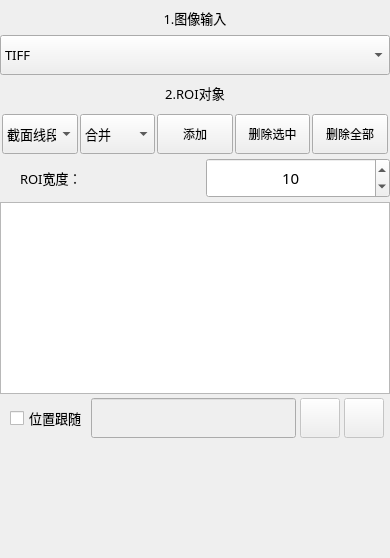
         <widget class="QWidget" name="ROITab">
          <attribute name="title">
           <string>   区域   </string>
          </attribute>
          <layout class="QVBoxLayout" name="verticalLayout">
           <property name="spacing">
            <number>0</number>
           </property>
           <property name="leftMargin">
            <number>0</number>
           </property>
           <property name="topMargin">
            <number>0</number>
           </property>
           <property name="rightMargin">
            <number>0</number>
           </property>
           <property name="bottomMargin">
            <number>0</number>
           </property>
           <item>
            <widget class="QWidget" name="groupImage_3" native="true">
             <property name="minimumSize">
              <size>
               <width>0</width>
               <height>60</height>
              </size>
             </property>
             <property name="maximumSize">
              <size>
               <width>16777215</width>
               <height>100</height>
              </size>
             </property>
             <property name="font">
              <font>
               <family>微软雅黑</family>
               <pointsize>10</pointsize>
              </font>
             </property>
             <layout class="QGridLayout" name="gridLayout_2">
              <property name="leftMargin">
               <number>0</number>
              </property>
              <property name="topMargin">
               <number>0</number>
              </property>
              <property name="rightMargin">
               <number>0</number>
              </property>
              <property name="bottomMargin">
               <number>0</number>
              </property>
              <property name="spacing">
               <number>0</number>
              </property>
              <item row="1" column="0">
               <widget class="QComboBox" name="cbx_ImgInPut">
                <property name="minimumSize">
                 <size>
                  <width>80</width>
                  <height>40</height>
                 </size>
                </property>
                <property name="font">
                 <font>
                  <family>微软雅黑</family>
                  <pointsize>10</pointsize>
                 </font>
                </property>
                <property name="focusPolicy">
                 <enum>Qt::WheelFocus</enum>
                </property>
                <property name="editable">
                 <bool>false</bool>
                </property>
                <property name="currentIndex">
                 <number>4</number>
                </property>
                <item>
                 <property name="text">
                  <string>JPG</string>
                 </property>
                </item>
                <item>
                 <property name="text">
                  <string>JPEG</string>
                 </property>
                </item>
                <item>
                 <property name="text">
                  <string>PNG</string>
                 </property>
                </item>
                <item>
                 <property name="text">
                  <string>BMP</string>
                 </property>
                </item>
                <item>
                 <property name="text">
                  <string>TIFF</string>
                 </property>
                </item>
               </widget>
              </item>
              <item row="0" column="0">
               <widget class="QLabel" name="label">
                <property name="sizePolicy">
                 <sizepolicy hsizetype="Preferred" vsizetype="Fixed">
                  <horstretch>0</horstretch>
                  <verstretch>0</verstretch>
                 </sizepolicy>
                </property>
                <property name="minimumSize">
                 <size>
                  <width>0</width>
                  <height>35</height>
                 </size>
                </property>
                <property name="text">
                 <string>1.图像输入</string>
                </property>
                <property name="alignment">
                 <set>Qt::AlignCenter</set>
                </property>
               </widget>
              </item>
             </layout>
            </widget>
           </item>
           <item>
            <widget class="QWidget" name="groupC4" native="true">
             <property name="minimumSize">
              <size>
               <width>0</width>
               <height>180</height>
              </size>
             </property>
             <property name="font">
              <font>
               <family>微软雅黑</family>
               <pointsize>10</pointsize>
              </font>
             </property>
             <layout class="QVBoxLayout" name="verticalLayout_4">
              <property name="spacing">
               <number>4</number>
              </property>
              <property name="leftMargin">
               <number>0</number>
              </property>
              <property name="topMargin">
               <number>0</number>
              </property>
              <property name="rightMargin">
               <number>0</number>
              </property>
              <property name="bottomMargin">
               <number>0</number>
              </property>
              <item>
               <widget class="QLabel" name="label_2">
                <property name="minimumSize">
                 <size>
                  <width>0</width>
                  <height>35</height>
                 </size>
                </property>
                <property name="text">
                 <string>2.ROI对象</string>
                </property>
                <property name="alignment">
                 <set>Qt::AlignCenter</set>
                </property>
               </widget>
              </item>
              <item>
               <layout class="QHBoxLayout" name="horizontalLayout_3" stretch="1,1,1,1,1">
                <property name="spacing">
                 <number>2</number>
                </property>
                <property name="leftMargin">
                 <number>2</number>
                </property>
                <property name="rightMargin">
                 <number>2</number>
                </property>
                <item>
                 <widget class="QComboBox" name="comboROIShape">
                  <property name="minimumSize">
                   <size>
                    <width>40</width>
                    <height>40</height>
                   </size>
                  </property>
                  <property name="font">
                   <font>
                    <family>微软雅黑</family>
                    <pointsize>10</pointsize>
                   </font>
                  </property>
                  <property name="focusPolicy">
                   <enum>Qt::WheelFocus</enum>
                  </property>
                  <property name="currentIndex">
                   <number>0</number>
                  </property>
                  <item>
                   <property name="text">
                    <string>截面线段</string>
                   </property>
                  </item>
                 </widget>
                </item>
                <item>
                 <widget class="QComboBox" name="comboxROIType">
                  <property name="minimumSize">
                   <size>
                    <width>40</width>
                    <height>40</height>
                   </size>
                  </property>
                  <property name="maximumSize">
                   <size>
                    <width>16777215</width>
                    <height>16777215</height>
                   </size>
                  </property>
                  <property name="font">
                   <font>
                    <family>微软雅黑</family>
                    <pointsize>10</pointsize>
                   </font>
                  </property>
                  <property name="currentIndex">
                   <number>0</number>
                  </property>
                  <item>
                   <property name="text">
                    <string>合并</string>
                   </property>
                  </item>
                  <item>
                   <property name="text">
                    <string>差集</string>
                   </property>
                  </item>
                 </widget>
                </item>
                <item>
                 <widget class="QPushButton" name="btnAddROI">
                  <property name="sizePolicy">
                   <sizepolicy hsizetype="Preferred" vsizetype="Fixed">
                    <horstretch>0</horstretch>
                    <verstretch>0</verstretch>
                   </sizepolicy>
                  </property>
                  <property name="minimumSize">
                   <size>
                    <width>60</width>
                    <height>40</height>
                   </size>
                  </property>
                  <property name="font">
                   <font>
                    <family>微软雅黑</family>
                    <pointsize>9</pointsize>
                   </font>
                  </property>
                  <property name="text">
                   <string>添加</string>
                  </property>
                 </widget>
                </item>
                <item>
                 <widget class="QPushButton" name="btnDeleteROISelect">
                  <property name="sizePolicy">
                   <sizepolicy hsizetype="Preferred" vsizetype="Fixed">
                    <horstretch>0</horstretch>
                    <verstretch>0</verstretch>
                   </sizepolicy>
                  </property>
                  <property name="minimumSize">
                   <size>
                    <width>60</width>
                    <height>40</height>
                   </size>
                  </property>
                  <property name="font">
                   <font>
                    <family>微软雅黑</family>
                    <pointsize>9</pointsize>
                   </font>
                  </property>
                  <property name="text">
                   <string>删除选中</string>
                  </property>
                 </widget>
                </item>
                <item>
                 <widget class="QPushButton" name="btnDeleteROIAll">
                  <property name="sizePolicy">
                   <sizepolicy hsizetype="Preferred" vsizetype="Fixed">
                    <horstretch>0</horstretch>
                    <verstretch>0</verstretch>
                   </sizepolicy>
                  </property>
                  <property name="minimumSize">
                   <size>
                    <width>60</width>
                    <height>40</height>
                   </size>
                  </property>
                  <property name="font">
                   <font>
                    <family>微软雅黑</family>
                    <pointsize>9</pointsize>
                   </font>
                  </property>
                  <property name="text">
                   <string>删除全部</string>
                  </property>
                 </widget>
                </item>
               </layout>
              </item>
              <item>
               <layout class="QHBoxLayout" name="horizontalLayout_7">
                <property name="spacing">
                 <number>1</number>
                </property>
                <property name="leftMargin">
                 <number>20</number>
                </property>
                <item>
                 <widget class="QLabel" name="label_20">
                  <property name="sizePolicy">
                   <sizepolicy hsizetype="Preferred" vsizetype="Fixed">
                    <horstretch>0</horstretch>
                    <verstretch>0</verstretch>
                   </sizepolicy>
                  </property>
                  <property name="minimumSize">
                   <size>
                    <width>0</width>
                    <height>35</height>
                   </size>
                  </property>
                  <property name="font">
                   <font>
                    <family>微软雅黑</family>
                    <pointsize>10</pointsize>
                   </font>
                  </property>
                  <property name="text">
                   <string>ROI宽度：</string>
                  </property>
                 </widget>
                </item>
                <item>
                 <widget class="QSpinBox" name="spinRoiW">
                  <property name="minimumSize">
                   <size>
                    <width>0</width>
                    <height>40</height>
                   </size>
                  </property>
                  <property name="font">
                   <font>
                    <family>微软雅黑</family>
                    <pointsize>11</pointsize>
                   </font>
                  </property>
                  <property name="alignment">
                   <set>Qt::AlignCenter</set>
                  </property>
                  <property name="minimum">
                   <number>1</number>
                  </property>
                  <property name="maximum">
                   <number>100</number>
                  </property>
                  <property name="value">
                   <number>10</number>
                  </property>
                 </widget>
                </item>
               </layout>
              </item>
              <item>
               <widget class="QTableWidget" name="tableROIWidget">
                <property name="minimumSize">
                 <size>
                  <width>0</width>
                  <height>60</height>
                 </size>
                </property>
                <property name="horizontalScrollBarPolicy">
                 <enum>Qt::ScrollBarAlwaysOff</enum>
                </property>
                <property name="alternatingRowColors">
                 <bool>false</bool>
                </property>
                <property name="selectionMode">
                 <enum>QAbstractItemView::SingleSelection</enum>
                </property>
                <property name="selectionBehavior">
                 <enum>QAbstractItemView::SelectRows</enum>
                </property>
                <attribute name="horizontalHeaderVisible">
                 <bool>false</bool>
                </attribute>
                <attribute name="horizontalHeaderCascadingSectionResizes">
                 <bool>false</bool>
                </attribute>
                <attribute name="horizontalHeaderDefaultSectionSize">
                 <number>170</number>
                </attribute>
                <attribute name="horizontalHeaderStretchLastSection">
                 <bool>true</bool>
                </attribute>
                <attribute name="verticalHeaderVisible">
                 <bool>false</bool>
                </attribute>
                <column>
                 <property name="text">
                  <string>名称</string>
                 </property>
                 <property name="font">
                  <font>
                   <pointsize>10</pointsize>
                  </font>
                 </property>
                 <property name="textAlignment">
                  <set>AlignCenter</set>
                 </property>
                </column>
                <column>
                 <property name="text">
                  <string>数据</string>
                 </property>
                 <property name="textAlignment">
                  <set>AlignCenter</set>
                 </property>
                </column>
               </widget>
              </item>
              <item>
               <layout class="QHBoxLayout" name="horizontalLayout_6" stretch="0,1,0,0">
                <property name="spacing">
                 <number>4</number>
                </property>
                <property name="leftMargin">
                 <number>10</number>
                </property>
                <property name="rightMargin">
                 <number>6</number>
                </property>
                <item>
                 <widget class="QCheckBox" name="checkUseFollow">
                  <property name="sizePolicy">
                   <sizepolicy hsizetype="Preferred" vsizetype="Fixed">
                    <horstretch>0</horstretch>
                    <verstretch>0</verstretch>
                   </sizepolicy>
                  </property>
                  <property name="minimumSize">
                   <size>
                    <width>60</width>
                    <height>40</height>
                   </size>
                  </property>
                  <property name="font">
                   <font>
                    <family>微软雅黑</family>
                    <pointsize>10</pointsize>
                   </font>
                  </property>
                  <property name="text">
                   <string>位置跟随</string>
                  </property>
                  <property name="iconSize">
                   <size>
                    <width>22</width>
                    <height>22</height>
                   </size>
                  </property>
                  <property name="checked">
                   <bool>false</bool>
                  </property>
                 </widget>
                </item>
                <item>
                 <widget class="QLineEdit" name="txtLinkFollow">
                  <property name="enabled">
                   <bool>false</bool>
                  </property>
                  <property name="sizePolicy">
                   <sizepolicy hsizetype="Preferred" vsizetype="Fixed">
                    <horstretch>0</horstretch>
                    <verstretch>0</verstretch>
                   </sizepolicy>
                  </property>
                  <property name="minimumSize">
                   <size>
                    <width>40</width>
                    <height>40</height>
                   </size>
                  </property>
                  <property name="font">
                   <font>
                    <family>微软雅黑</family>
                    <pointsize>10</pointsize>
                   </font>
                  </property>
                  <property name="toolTip">
                   <string>匹配基准中心</string>
                  </property>
                  <property name="alignment">
                   <set>Qt::AlignCenter</set>
                  </property>
                  <property name="readOnly">
                   <bool>false</bool>
                  </property>
                 </widget>
                </item>
                <item>
                 <widget class="QPushButton" name="btnLinkContent">
                  <property name="enabled">
                   <bool>false</bool>
                  </property>
                  <property name="sizePolicy">
                   <sizepolicy hsizetype="Preferred" vsizetype="Fixed">
                    <horstretch>0</horstretch>
                    <verstretch>0</verstretch>
                   </sizepolicy>
                  </property>
                  <property name="minimumSize">
                   <size>
                    <width>40</width>
                    <height>40</height>
                   </size>
                  </property>
                  <property name="toolTip">
                   <string>链接位置跟随</string>
                  </property>
                  <property name="text">
                   <string/>
                  </property>
                  <property name="icon">
                   <iconset resource="../../../QApplication/saribbonresouce.qrc">
                    <normaloff>:/image/icon/images/link.png</normaloff>:/image/icon/images/link.png</iconset>
                  </property>
                  <property name="iconSize">
                   <size>
                    <width>25</width>
                    <height>25</height>
                   </size>
                  </property>
                 </widget>
                </item>
                <item>
                 <widget class="QPushButton" name="btnDelLinkContent">
                  <property name="enabled">
                   <bool>false</bool>
                  </property>
                  <property name="minimumSize">
                   <size>
                    <width>40</width>
                    <height>40</height>
                   </size>
                  </property>
                  <property name="toolTip">
                   <string>删除位置跟随链接</string>
                  </property>
                  <property name="text">
                   <string/>
                  </property>
                  <property name="icon">
                   <iconset resource="../../../QApplication/saribbonresouce.qrc">
                    <normaloff>:/image/icon/images/close.png</normaloff>:/image/icon/images/close.png</iconset>
                  </property>
                  <property name="iconSize">
                   <size>
                    <width>25</width>
                    <height>25</height>
                   </size>
                  </property>
                 </widget>
                </item>
               </layout>
              </item>
             </layout>
            </widget>
           </item>
           <item>
            <widget class="QWidget" name="ROIwidget" native="true">
             <property name="minimumSize">
              <size>
               <width>0</width>
               <height>120</height>
              </size>
             </property>
             <layout class="QVBoxLayout" name="ROILayout">
              <property name="spacing">
               <number>0</number>
              </property>
              <property name="leftMargin">
               <number>0</number>
              </property>
              <property name="topMargin">
               <number>0</number>
              </property>
              <property name="rightMargin">
               <number>0</number>
              </property>
              <property name="bottomMargin">
               <number>0</number>
              </property>
             </layout>
            </widget>
           </item>
          </layout>
         </widget>
